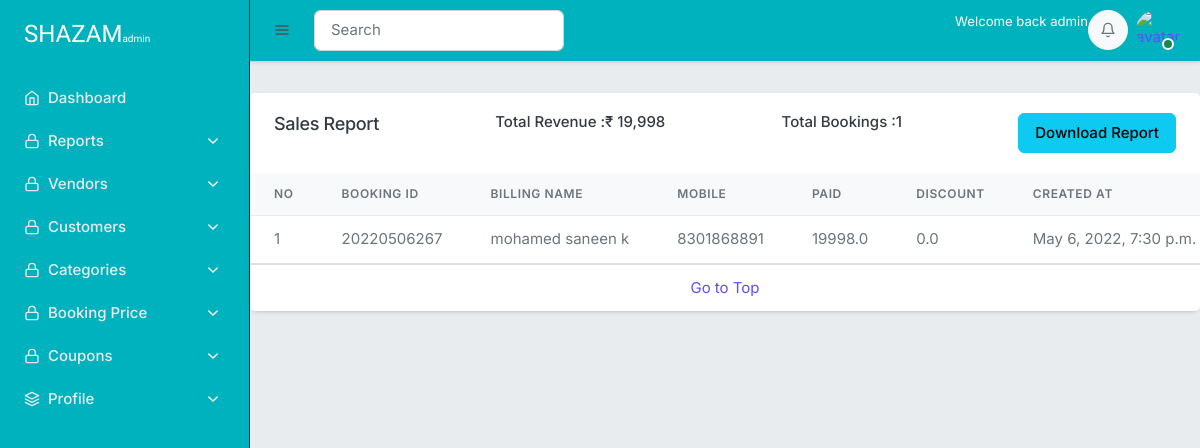
The page /superadmin/admin_report on the database its author committed.
### orders/models.py (models this page shows, shortened)
class Order(models.Model):
    STATUS=(
        ('Offline Verification Stage','Offline Verification Stage'),('Vehicle Delivered','Vehicle Delivered'),('Offline verification Failed','Offline verification Failed'),('Cancelled','Cancelled'),
    )
    PAYMENTS=(
        ('Paypal','Paypal'),
        ('Razorpay','Razorpay')
    )
    user=models.ForeignKey(Account,on_delete=models.SET_NULL,null=True)
    payment=models.ForeignKey(Payments,on_delete=models.SET_NULL,blank=True,null=True)
    full_name=models.CharField(max_length=50)
    address_line_1=models.CharField(max_length=50)
    address_line_2=models.CharField(max_length=50)
    city=models.CharField(max_length=50)
    zip_code=models.BigIntegerField()
    state=models.CharField(max_length=50,null=True)
    country=models.CharField(max_length=50)
    mobile=models.BigIntegerField()
    landmark=models.CharField(max_length=50)
    payment_option=models.CharField(max_length=10, choices=PAYMENTS, null=True,blank=False)
    order_number=models.CharField(max_length=20)
    order_total=models.FloatField(default=1)
    pending_amount=models.BigIntegerField(default=0)
    tax=models.FloatField()
    discount_price=models.FloatField(default=0)
    status=models.CharField(max_length=100,default='Booking Payment pending')
    ip=models.CharField(blank=True,max_length=20)
    is_ordered=models.BooleanField(default=False)
    created_at=models.DateTimeField(auto_now_add=True)
    updated_at=models.DateTimeField(auto_now=True)

### superadmin/views.py (the view)
# urls.py: path('admin_report',views.admin_report,name='admin_report'),
def admin_report(request):
    month=timezone.now().month
    orders=Order.objects.filter(created_at__month=month).order_by('-created_at')
    total_revenue=0
    total_bookings=orders.count()
    for order in orders:
        total_revenue+=order.order_total
    request.session['total_revenue']=total_revenue
    request.session['total_bookings']=total_bookings
    context={
        'orders':orders,
        'total_revenue':total_revenue,
        'total_bookings':total_bookings
    }
    return render(request,'superadmin/report.html',context)

### cart/context_processors.py (called while the page is built, shortened)
def counter(request):
    cart_count=0
    if 'admin' in request.path:
        return {}
    return dict(cart_count=cart_count)

### category/context_processors.py (called while the page is built)
def menu_links(request):
    links=Category.objects.all()
    return dict(all_categories=links)

### testDrive/context_processors.py (called while the page is built)
def active_test_drive(request):
    context = {'booked_slot': None}
    user = request.user
    if not user:
        return context
    try:
        booked_slot = TestDriveUsers.objects.get(user_id=user,active = True)
        vehicle = booked_slot.slot.vehicle
        company = vehicle.vendor_id
        date = booked_slot.slot.date_time
        context = {'booked_slot': booked_slot,'user': user,'vehicle': vehicle,'date':date,'company':company}
    except:
        pass
    return context

### templates/superadmin/report.html
{% extends 'superadmin/base.html'%}
{% load static %}
{% load humanize%}
{% block content%}
<div class="row mt-6">
    <div class="col-md-12 col-12">
      <div class="card">
        <div class="card-header bg-white border-bottom-0 py-4 d-flex justify-content-between">
          <div class="">
            <h4 class="mb-0">Sales Report</h4>
          </div>
          <div class="">
            <h5>Total Revenue :₹ {{total_revenue|floatformat:0|intcomma}}</h5>
          </div>
          <div class="">
            <h5>Total Bookings :{{total_bookings|floatformat:0|intcomma}}</h5>
          </div>
          <div class="">
            <a href="{% url 'download_admin_report' %}" style="float: right;" class="btn btn-info">Download Report</a>
          </div>
        </div>
        <div class="table-responsive">
          <table id="example" class="table text-nowrap mb-0">
            <thead class="table-light">
              <tr>
                  <th>No</th>
                <th>Booking ID</th>
                <th>Billing name</th>
                <th>Mobile</th>
                <th>Paid</th>
                <th>Discount</th>
                <th>Created At</th>
              </tr>
            </thead>
            <tbody>
                {% for x in orders %}
              <tr >
                <td>{{forloop.counter}}</td>
                <td class="align-middle">{{x.order_number}}</td>
                <td class="align-middle">{{x.full_name}}</td>
                <td class="align-middle">{{x.mobile}}</td>
                <td class="align-middle">{{x.order_total}}</td>
                <td class="align-middle">{{x.discount_price}}</td>
                <td class="align-middle">{{x.created_at}}</td>
              </tr>
                {% endfor %}
            </tbody>
          </table>
        </div>
        <div class="card-footer bg-white text-center">
          <a href="#">Go to Top</a>
        </div>
      </div>
    </div>
  </div>
{% endblock %}

### rows shown on the page
Order: order_number "20220506267", full_name "mohamed saneen k", mobile "8301868891", order_total "19998.0", discount_price "0.0", created_at "May 6, 2022, 7:30 p.m."

### other values the page prints
{{ total_revenue|floatformat:0|intcomma }} "19,998"
{{ total_bookings|floatformat:0|intcomma }} "1"
